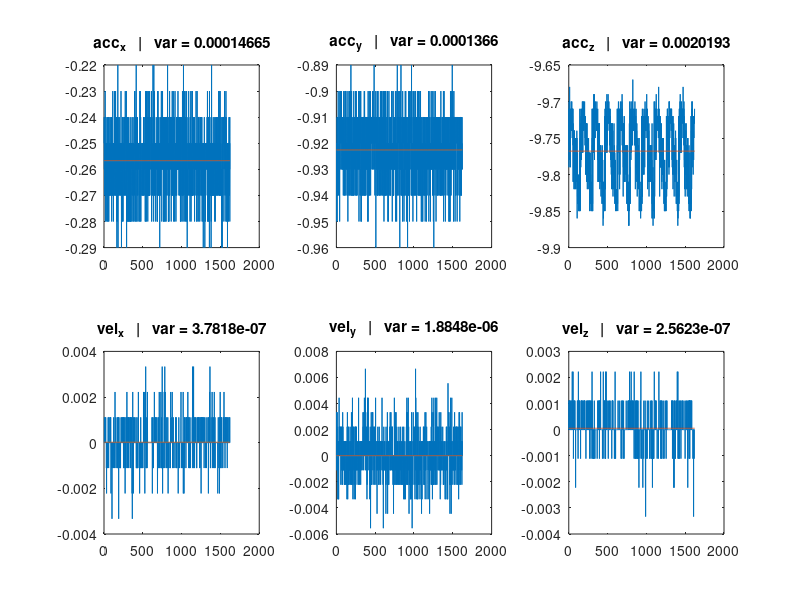

Here is the MATLAB script that generated this plot:
clear all
load imu.mat

figure(1)
subplot(2,3,1)
plot(acc_x)
var_acc_x = var(acc_x);
title(['acc_x   |   var = ', num2str(var_acc_x)])
hold on
plot(ones(1,length(acc_x)) * mean(acc_x))
hold off

subplot(2,3,2)
plot(acc_y)
var_acc_y = var(acc_y);
title(['acc_y   |   var = ', num2str(var_acc_y)])
hold on
plot(ones(1,length(acc_y)) * mean(acc_y))
hold off

subplot(2,3,3)
plot(acc_z)
var_acc_z = var(acc_z);
title(['acc_z   |   var = ', num2str(var_acc_z)])
hold on
plot(ones(1,length(acc_z)) * mean(acc_z))
hold off
figure(1)
subplot(2,3,4)
plot(vel_x)
var_vel_x = var(vel_x);
title(['vel_x   |   var = ', num2str(var_vel_x)])
hold on
plot(ones(1,length(vel_x)) * mean(vel_x))
hold off

subplot(2,3,5)
plot(vel_y)
var_vel_y = var(vel_y);
title(['vel_y   |   var = ', num2str(var_vel_y)])
hold on
plot(ones(1,length(vel_y)) * mean(vel_y))
hold off

subplot(2,3,6)
plot(vel_z)
var_vel_z = var(vel_z);
title(['vel_z   |   var = ', num2str(var_vel_z)])
hold on
plot(ones(1,length(vel_z)) * mean(vel_z))
hold off
